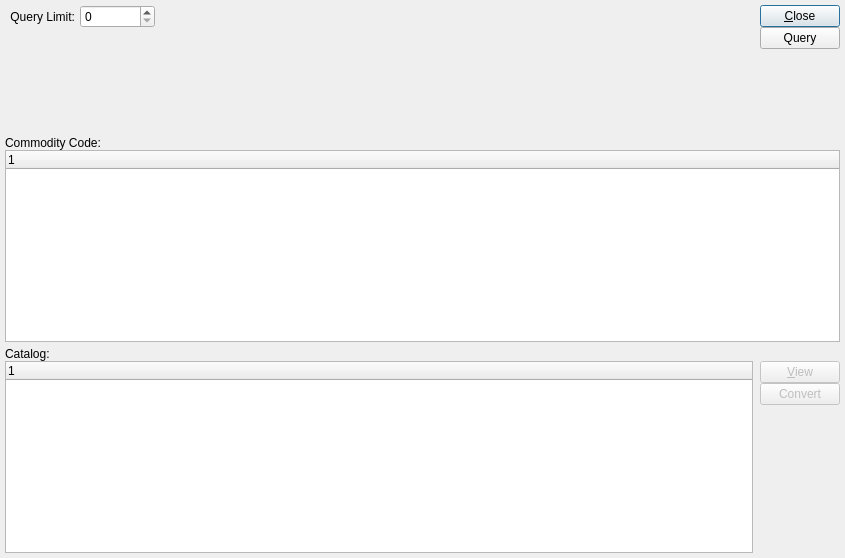
<?xml version="1.0" encoding="UTF-8"?>
<ui version="4.0">
 <comment>This file is part of the xwd Package for xTuple ERP,
and is Copyright (c) 1999-2012 by OpenMFG LLC, d/b/a xTuple.  It
is licensed to you under the xTuple End-User License Agreement (&quot;the
EULA&quot;), the full text of which is available at www.xtuple.com/EULA.
While the EULA gives you access to source code and encourages your
involvement in the development process, this Package is not free
software.  By using this software, you agree to be bound by the
terms of the EULA.</comment>
 <class>catalogListDiag</class>
 <widget class="QDialog" name="catalogListDiag">
  <property name="geometry">
   <rect>
    <x>0</x>
    <y>0</y>
    <width>845</width>
    <height>558</height>
   </rect>
  </property>
  <property name="windowTitle">
   <string>External Vendor Catalog</string>
  </property>
  <layout class="QVBoxLayout" name="verticalLayout_3">
   <item>
    <layout class="QHBoxLayout" name="horizontalLayout">
     <item>
      <widget class="ParameterWidget" name="_parameterWidget"/>
     </item>
     <item>
      <layout class="QVBoxLayout" name="verticalLayout_4">
       <item>
        <layout class="QHBoxLayout" name="horizontalLayout_2">
         <item>
          <widget class="QLabel" name="_queryLimitLit">
           <property name="text">
            <string>Query Limit:</string>
           </property>
           <property name="alignment">
            <set>Qt::AlignRight|Qt::AlignTrailing|Qt::AlignVCenter</set>
           </property>
          </widget>
         </item>
         <item>
          <widget class="QSpinBox" name="_queryLimit">
           <property name="minimumSize">
            <size>
             <width>75</width>
             <height>0</height>
            </size>
           </property>
           <property name="maximum">
            <number>9999</number>
           </property>
           <property name="singleStep">
            <number>10</number>
           </property>
          </widget>
         </item>
        </layout>
       </item>
       <item>
        <spacer name="verticalSpacer_2">
         <property name="orientation">
          <enum>Qt::Vertical</enum>
         </property>
         <property name="sizeHint" stdset="0">
          <size>
           <width>20</width>
           <height>40</height>
          </size>
         </property>
        </spacer>
       </item>
      </layout>
     </item>
     <item>
      <spacer name="horizontalSpacer">
       <property name="orientation">
        <enum>Qt::Horizontal</enum>
       </property>
       <property name="sizeHint" stdset="0">
        <size>
         <width>40</width>
         <height>20</height>
        </size>
       </property>
      </spacer>
     </item>
     <item>
      <layout class="QVBoxLayout" name="verticalLayout">
       <property name="spacing">
        <number>0</number>
       </property>
       <item>
        <widget class="QPushButton" name="_close">
         <property name="text">
          <string>&amp;Close</string>
         </property>
        </widget>
       </item>
       <item>
        <widget class="QPushButton" name="_query">
         <property name="text">
          <string>Query</string>
         </property>
        </widget>
       </item>
       <item>
        <spacer name="verticalSpacer">
         <property name="orientation">
          <enum>Qt::Vertical</enum>
         </property>
         <property name="sizeHint" stdset="0">
          <size>
           <width>20</width>
           <height>40</height>
          </size>
         </property>
        </spacer>
       </item>
      </layout>
     </item>
    </layout>
   </item>
   <item>
    <layout class="QVBoxLayout" name="verticalLayout_2">
     <property name="spacing">
      <number>0</number>
     </property>
     <item>
      <widget class="QLabel" name="_commCodeLit">
       <property name="text">
        <string>Commodity Code:</string>
       </property>
      </widget>
     </item>
     <item>
      <widget class="XTreeWidget" name="_commCode">
       <property name="sizePolicy">
        <sizepolicy hsizetype="Expanding" vsizetype="Preferred">
         <horstretch>0</horstretch>
         <verstretch>0</verstretch>
        </sizepolicy>
       </property>
      </widget>
     </item>
    </layout>
   </item>
   <item>
    <layout class="QVBoxLayout">
     <property name="spacing">
      <number>0</number>
     </property>
     <item>
      <widget class="QLabel" name="_catalogLit">
       <property name="text">
        <string>Catalog:</string>
       </property>
       <property name="buddy">
        <cstring>_catalog</cstring>
       </property>
      </widget>
     </item>
     <item>
      <layout class="QHBoxLayout">
       <property name="spacing">
        <number>7</number>
       </property>
       <item>
        <widget class="XTreeWidget" name="_catalog"/>
       </item>
       <item>
        <layout class="QVBoxLayout">
         <property name="spacing">
          <number>0</number>
         </property>
         <item>
          <layout class="QVBoxLayout">
           <property name="spacing">
            <number>0</number>
           </property>
           <item>
            <widget class="QPushButton" name="_view">
             <property name="enabled">
              <bool>false</bool>
             </property>
             <property name="text">
              <string>&amp;View</string>
             </property>
            </widget>
           </item>
           <item>
            <widget class="QPushButton" name="_convert">
             <property name="enabled">
              <bool>false</bool>
             </property>
             <property name="text">
              <string>Convert</string>
             </property>
            </widget>
           </item>
          </layout>
         </item>
         <item>
          <spacer>
           <property name="orientation">
            <enum>Qt::Vertical</enum>
           </property>
           <property name="sizeType">
            <enum>QSizePolicy::Expanding</enum>
           </property>
           <property name="sizeHint" stdset="0">
            <size>
             <width>20</width>
             <height>20</height>
            </size>
           </property>
          </spacer>
         </item>
        </layout>
       </item>
      </layout>
     </item>
    </layout>
   </item>
  </layout>
 </widget>
 <layoutdefault spacing="5" margin="5"/>
 <pixmapfunction>qPixmapFromMimeSource</pixmapfunction>
 <customwidgets>
  <customwidget>
   <class>ParameterWidget</class>
   <extends>QWidget</extends>
   <header>parameterwidget.h</header>
  </customwidget>
  <customwidget>
   <class>XTreeWidget</class>
   <extends>QTreeWidget</extends>
   <header>xtreewidget.h</header>
   <container>1</container>
  </customwidget>
 </customwidgets>
 <tabstops>
  <tabstop>_view</tabstop>
  <tabstop>_convert</tabstop>
  <tabstop>_close</tabstop>
 </tabstops>
 <resources/>
 <connections/>
</ui>
